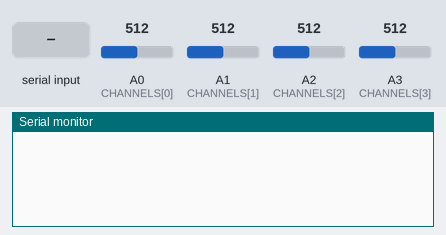
This sketch was run on a simulated Arduino Uno, built with avr-gcc and run on an emulated ATmega328P. On the bench: the last lines printed to the serial monitor. The test bench sets the inputs (shaded band); at power-on: A0 (CHANNELS[0]) = 512, A1 (CHANNELS[1]) = 512, A2 (CHANNELS[2]) = 512, A3 (CHANNELS[3]) = 512.

Above: at 1.2 s.
1.3 s: "start\n" received over Serial
At 1.37 s:
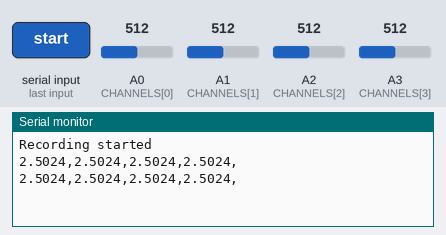
2.8 s: "stop\n" received over Serial
At 3.7 s:
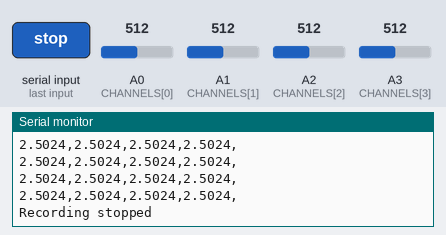

Measured:
- after the input at 1.3 s, the serial monitor: prints a new line at once (image 1)
- after the input at 2.8 s, the serial monitor: prints a new line at once (image 2)

The sketch:

arduino_acquisition.ino
```cpp
const int CHANNELS[] = {A0, A1, A2, A3};  // 模拟输入引脚
const int SAMPLE_INTERVAL = 50;       // 采样间隔(ms)
bool isRunning = false;               // 运行状态标志

void setup() {
  Serial.begin(115200);  // 高波特率
}

void loop() {
  if (Serial.available() > 0) {
    String command = Serial.readStringUntil('\n');
    command.trim();

    if (command == "start") {
      isRunning = true;
      Serial.println("Recording started");
    }
    else if (command == "stop") {
      isRunning = false;
      Serial.println("Recording stopped");
    }
  }

  if (isRunning) {
    for (int i = 0; i < sizeof(CHANNELS)/sizeof(CHANNELS[0]); i++) {
      int value = analogRead(CHANNELS[i]);
      float voltage = value * (5.0 / 1023.0);
      Serial.print(voltage, 4);
      Serial.print(",");
    }
    Serial.println();
    delay(SAMPLE_INTERVAL);
  }
}
```
